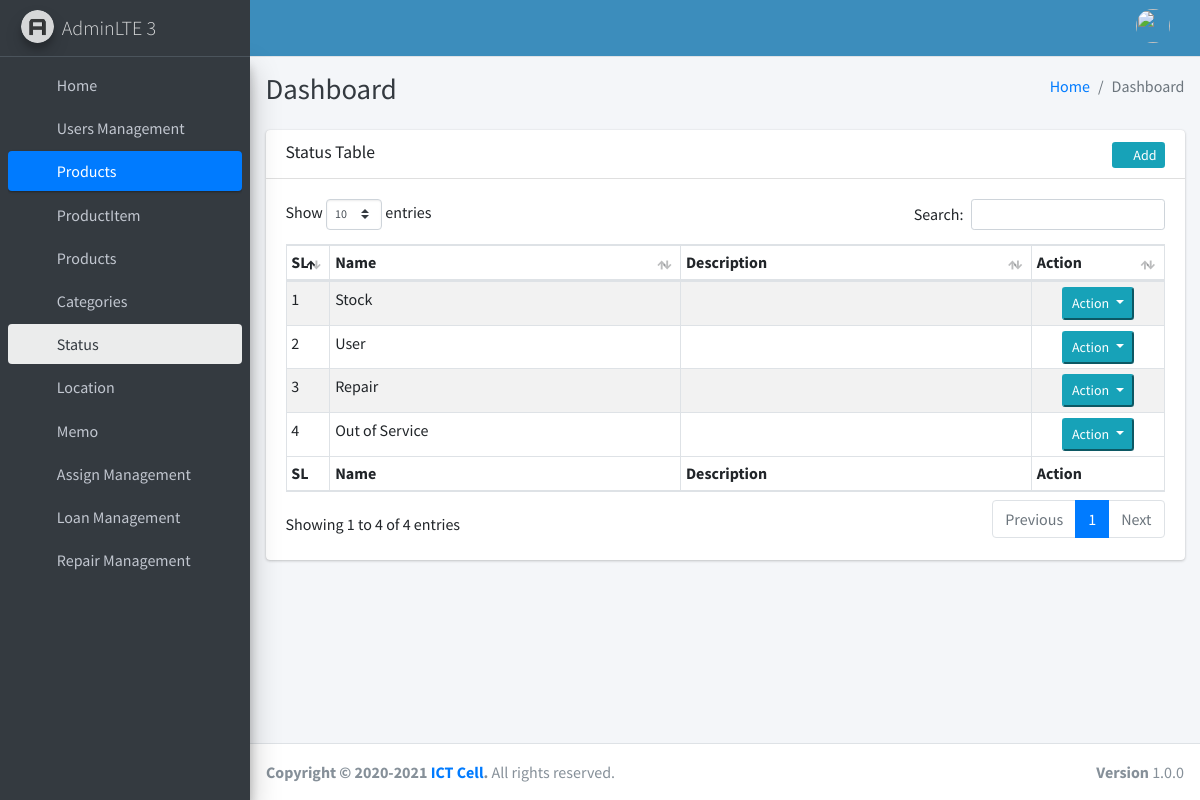
Page /products/status/ on the committed database.
### products/models.py (models this page shows, shortened)
class TimeStampedModel(models.Model):
    created_at = models.DateTimeField(auto_now_add=True)
    modified_at = models.DateTimeField(auto_now=True)
    class Meta:
        abstract = True

class Status(TimeStampedModel):
    name = models.CharField(max_length=200)
    description = models.TextField(blank=True, null=True)
    slug = models.SlugField(editable=False)

### products/views.py (the view)
# urls.py: path('status/', StatusListView.as_view(), name='status_list'),
class StatusListView(ListView):
    template_name = 'products/status/status_list.html'
    model = Status
    context_object_name = "status"

### templates/products/status/status_list.html (shortened to what this page needs)
{% extends '_base.html' %}
{% block content %}
    <div class="row">
        <div class="col-12">
            <div class="card">
                <div class="card-header">
                    <h3 class="card-title">Status Table</h3>
                    <div class="float-right">
                        <a class="btn-sm bg-info" href="{% url 'status_create' %}">
                            <i class="fas fa-plus"></i> Add
                        </a>
                    </div>
                </div>
                <div class="card-body">
                    <table id="example1" class="table table-bordered table-striped table-sm ">
                        <colgroup>
                            <col span="1" style="width: 5%;">
                            <col span="1" style="width: 40%;">
                            <col span="1" style="width: 40%;">
                            <col span="1" style="width: 15%;">
                        </colgroup>
                        <thead>
                        <tr>
                            <th>SL</th>
                            <th>Name</th>
                            <th>Description</th>
                            <th>Action</th>
                        </tr>
                        </thead>
                        <tbody>
                        {% for item in status %}
                            <tr>
                                <td>{{ forloop.counter }}</td>
                                <td>{{ item.name }}</td>
                                <td>{{ item.description }}</td>
                                <td class="text-center">
                                    <div class="btn-group">
                                        <button type="button" class="btn-sm btn-info dropdown-toggle"
                                                data-toggle="dropdown" aria-haspopup="true" aria-expanded="false">
                                            Action
                                        </button>
                                    </div>
                                </td>
                            </tr>
                        {% endfor %}
                        </tbody>
                        <tfoot>
                        <tr>
                            <th>SL</th>
                            <th>Name</th>
                            <th>Description</th>
                            <th>Action</th>
                        </tr>
                        </tfoot>
                    </table>
                </div>
            </div>
        </div>
    </div>
{% endblock %}

### rows in the picture
Status: name "Stock"
Status: name "User"
Status: name "Repair"
Status: name "Out of Service"
